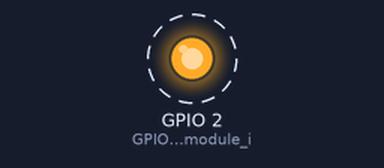
A sketch run on a simulated ESP8266 (NodeMCU). On the bench: output pins drawn as LEDs (lit = HIGH). Dashed ring = blinking. WiFi joins after 1.5 s; servers stay silent unless stated; what the sketch prints to the serial monitor is not drawn.

Above: at 2.0 s.
Timing chart, 0 to 6.1 s (numbered marks = the images above):
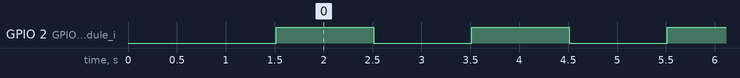

Measured:
- by itself, GPIO 2 (GPIO02_on_ESP-12_module_i): alternates HIGH for 1.0 s and LOW for 1.0 s

The sketch:

wifi-esp8266.ino
```cpp
#include <ESP8266WiFi.h>

// Edit "secret" ssid and password below
const char* ssid = "secret";
const char* password = "secret";

void setup() {
  pinMode(2, OUTPUT);  // GPIO02 on ESP-12 module is linked to on-board LED

  Serial.begin(115200);
  delay(10);

  Serial.println();
  Serial.println();
  Serial.print("Connecting to ");
  Serial.println(ssid);

  WiFi.begin(ssid, password);

  while (WiFi.status() != WL_CONNECTED) {
    delay(500);
    Serial.print(".");
  }

  Serial.println("");
  Serial.println("WiFi connected");
  Serial.println("IP address: ");
  Serial.println(WiFi.localIP());

  pinMode(LED_BUILTIN, OUTPUT);
}

void loop() {
  digitalWrite(2, HIGH);
  Serial.println(WiFi.localIP());
  delay(1000);
  digitalWrite(2, LOW);
  delay(1000);
}
```
